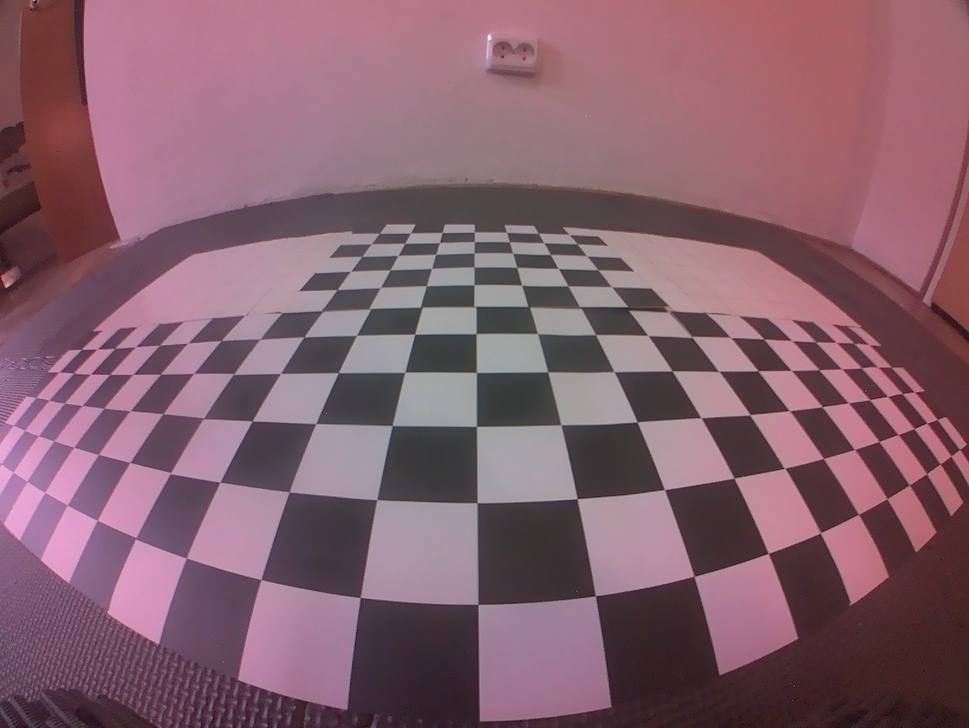
#> input picture FEV_BEV_Transform/frame_0021.jpg, 969 x 728 px, shrunk from 1640 x 1232 before the run
$ python InverseMap.py
#> lines starting #> are read from the running program, lines starting #| are printed output that depends on the picture
from __future__ import annotations
import numpy as np
from scipy.io import loadmat, savemat
from scipy.interpolate import LinearNDInterpolator
import cv2


# ============================================================
# CONFIG
# ============================================================

IMG_PATH = "frame_0021.jpg"
CLEAN_PTAB = "Clean_P_tab.mat"
OUT_MAP_INV = "map_inv.mat"


# ============================================================
# LOAD IMAGE
# ============================================================

img = cv2.imread(IMG_PATH, cv2.IMREAD_GRAYSCALE)
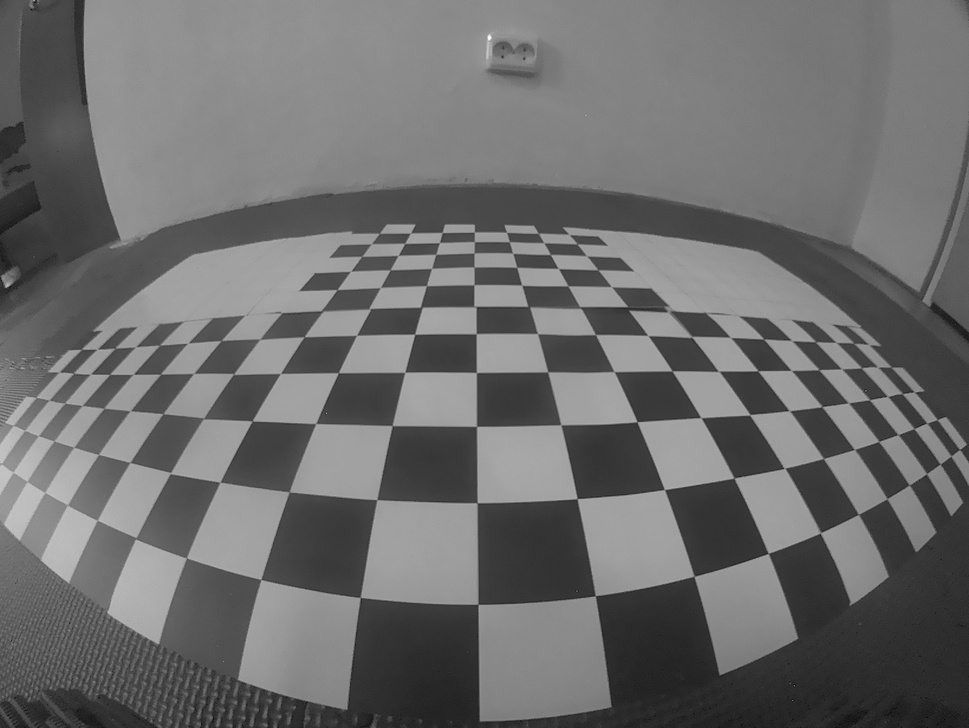
#> img: shape (728, 969); min 8, max 250, mean 109
if img is None:
    raise RuntimeError("Image not found")

Hsrc, Wsrc = img.shape
#> Hsrc = 728; Wsrc = 969


# ============================================================
# LOAD P_TAB
# ============================================================

#> (the run stopped early here; a loop or call above may not have finished)

$ run again, with FEV_BEV_Transform/frame_0689.jpg copied over FEV_BEV_Transform/frame_0021.jpg
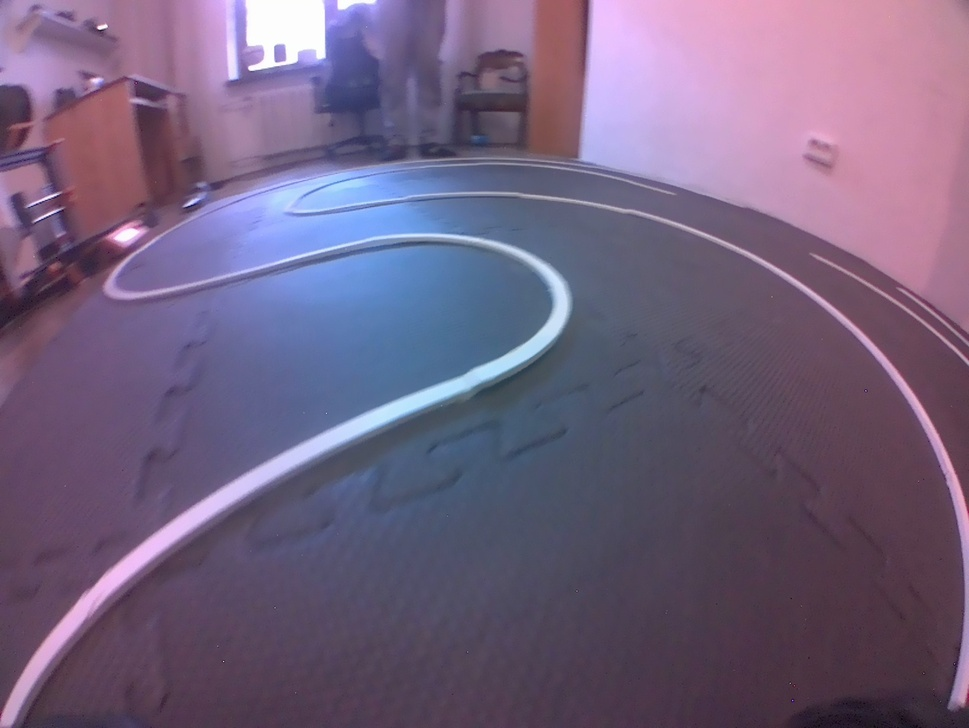
#> input picture FEV_BEV_Transform/frame_0689.jpg, 969 x 728 px, shrunk from 1640 x 1232 before the run
#> `img = cv2.imread(IMG_PATH, cv2.IMREAD_GRAYSCALE)`:
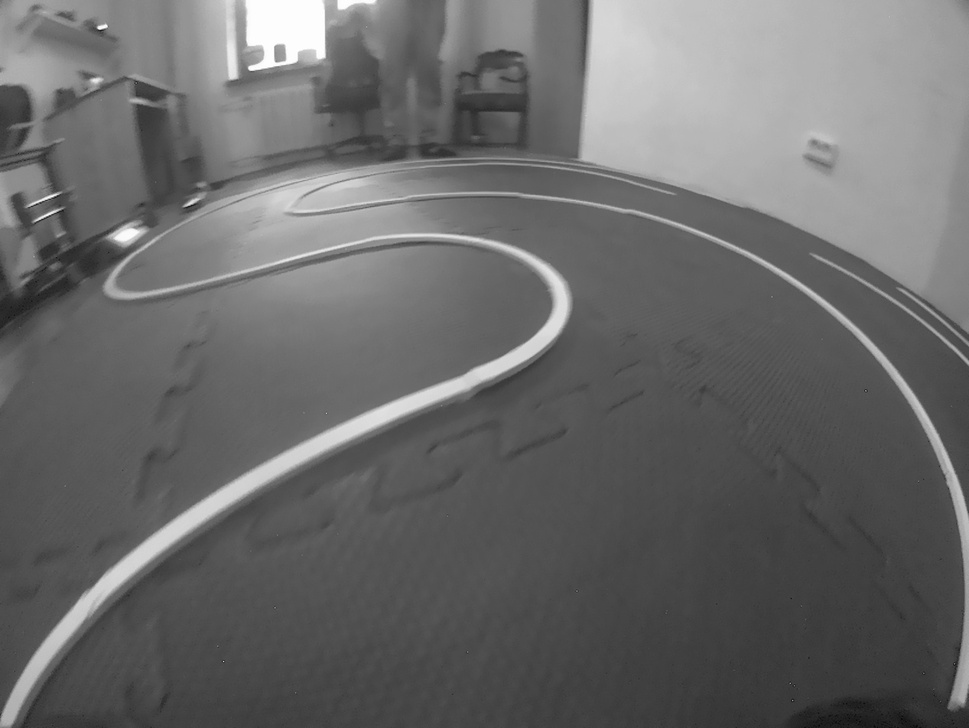
#> img: shape (728, 969); min 8, max 255, mean 105.9
